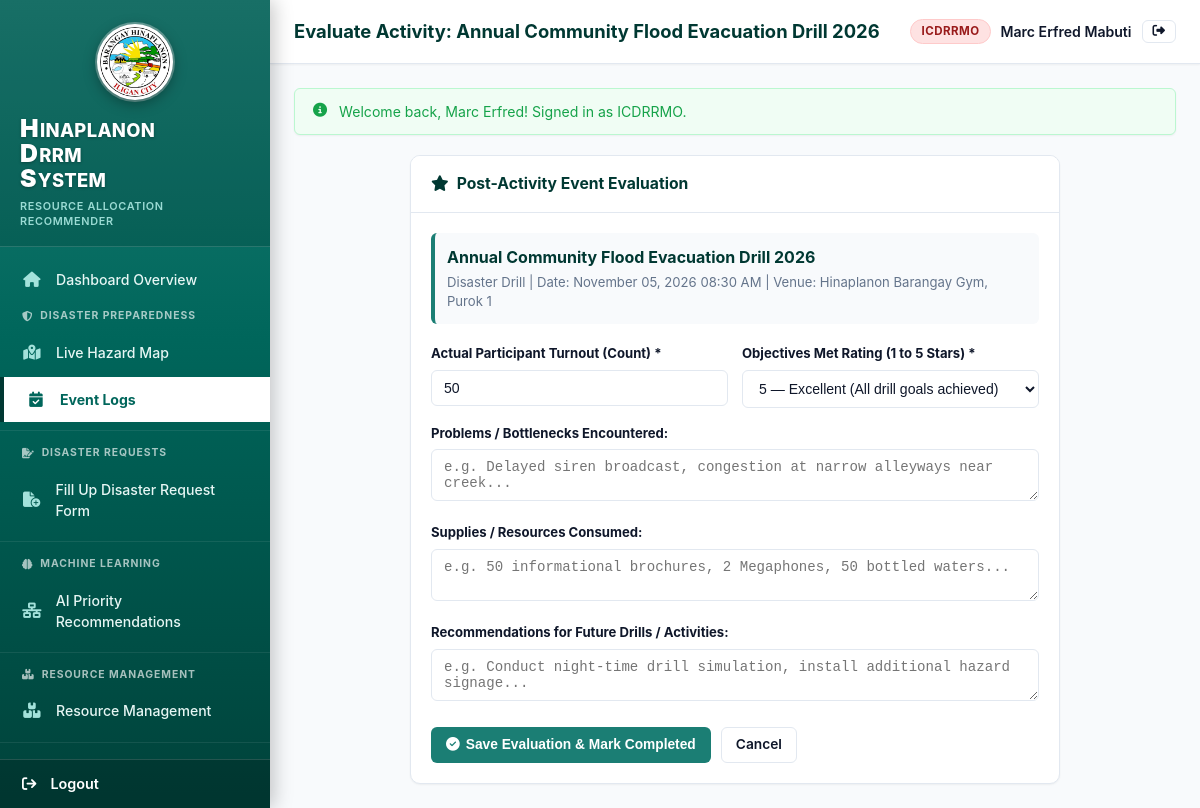
/index.php?route=preparedness-evaluate&id=1 (signed in), run on the app's committed database.
### tables this page shows
CREATE TABLE users (
    user_id INTEGER PRIMARY KEY AUTOINCREMENT,
    user_type TEXT NOT NULL CHECK(user_type IN ('ICDRRMO', 'Barangay Head', 'Responder', 'Resident')),
    id_number TEXT,
    image TEXT,
    lastname TEXT NOT NULL,
    firstname TEXT NOT NULL,
    gender TEXT CHECK(gender IN ('Male', 'Female', 'Other', '')),
    cellphone_number TEXT,
    email TEXT UNIQUE NOT NULL,
    password_hash TEXT NOT NULL,
    is_approved INTEGER NOT NULL DEFAULT 1, -- Auto-approved for admin/official; 0 for new Residents
    approved_by INTEGER,
    approved_at DATETIME,
    rejection_reason TEXT,
    created_at DATETIME DEFAULT CURRENT_TIMESTAMP,
    updated_at DATETIME DEFAULT CURRENT_TIMESTAMP,
    deleted_at DATETIME
, middle_name TEXT NULL, age INTEGER NULL, birthdate DATE NULL, purok_id INTEGER NULL, username TEXT NULL, plain_password TEXT);

CREATE TABLE preparedness_activities (
    preparedness_activities_id INTEGER PRIMARY KEY AUTOINCREMENT,
    user_id INTEGER NOT NULL,
    barangay_id INTEGER NOT NULL,
    activity_type TEXT NOT NULL CHECK(activity_type IN ('Disaster Drill', 'Training & Seminar', 'Information Campaign', 'Evacuation Simulation', 'Community Meeting')),
    title TEXT NOT NULL,
    description TEXT NOT NULL,
    target_purok_id INTEGER,
    schedule_date DATETIME NOT NULL,
    location TEXT NOT NULL,
    status TEXT NOT NULL DEFAULT 'Scheduled' CHECK(status IN ('Scheduled', 'Ongoing', 'Completed', 'Cancelled')),
    max_participants INTEGER DEFAULT 100,
    created_at DATETIME DEFAULT CURRENT_TIMESTAMP,
    updated_at DATETIME DEFAULT CURRENT_TIMESTAMP,
    deleted_at DATETIME, assigned_personnel TEXT DEFAULT NULL, volunteer_person TEXT DEFAULT NULL,
    FOREIGN KEY (user_id) REFERENCES users(user_id),
    FOREIGN KEY (barangay_id) REFERENCES barangay(barangay_id),
    FOREIGN KEY (target_purok_id) REFERENCES purok(purok_id)
);

### views/preparedness/evaluate.php (the view, shortened to what the rows shown need)
<div class="card" style="max-width: 650px; margin: 0 auto;">
    <div class="card-header">
        <div class="card-title"><i class="fa fa-star"></i> Post-Activity Event Evaluation</div>
    </div>
    <div class="card-body">
        <div style="background-color: #f8fafc; padding: 12px; border-radius: 6px; margin-bottom: 20px; border-left: 4px solid var(--primary-light);">
            <h4 style="color: var(--primary-dark);"><?= htmlspecialchars($activity['title']) ?></h4>
            <div style="font-size: 0.82rem; color: var(--text-muted); margin-top: 4px;">
                <?= htmlspecialchars($activity['activity_type']) ?> | Date: <?= date('F d, Y h:i A', strtotime($activity['schedule_date'])) ?> | Venue: <?= htmlspecialchars($activity['location']) ?>
            </div>
        </div>
        <form action="index.php?route=preparedness-evaluate&id=<?= $activity['preparedness_activities_id'] ?>" method="POST">
            <div style="display: grid; grid-template-columns: 1fr 1fr; gap: 14px;">
                <div class="form-group">
                    <label class="form-label">Actual Participant Turnout (Count) *</label>
                    <input type="number" name="actual_turnout" class="form-control" min="1" value="50" required>
                </div>
                <div class="form-group">
                    <label class="form-label">Objectives Met Rating (1 to 5 Stars) *</label>
                    <select name="objectives_met_rating" class="form-control" required>
                        <option value="5">5 — Excellent (All drill goals achieved)</option>
                    </select>
                </div>
            </div>
            <div class="form-group">
                <label class="form-label">Problems / Bottlenecks Encountered:</label>
                <textarea name="problems_encountered" class="form-control" rows="2" placeholder="e.g. Delayed siren broadcast, congestion at narrow alleyways near creek..."></textarea>
            </div>
            <div class="form-group">
                <label class="form-label">Supplies / Resources Consumed:</label>
                <textarea name="supplies_used" class="form-control" rows="2" placeholder="e.g. 50 informational brochures, 2 Megaphones, 50 bottled waters..."></textarea>
            </div>
            <div class="form-group">
                <label class="form-label">Recommendations for Future Drills / Activities:</label>
                <textarea name="recommendations_for_improvement" class="form-control" rows="2" placeholder="e.g. Conduct night-time drill simulation, install additional hazard signage..."></textarea>
            </div>
            <div style="display: flex; gap: 10px; margin-top: 20px;">
                <button type="submit" class="btn btn-primary"><i class="fa fa-check-circle"></i> Save Evaluation & Mark Completed</button>
                <a href="index.php?route=preparedness" class="btn btn-outline">Cancel</a>
            </div>
        </form>
    </div>
</div>

### views/layouts/main.php (shortened to what the rows shown need)
<!DOCTYPE html>
<html lang="en">
<head>
    <link rel="stylesheet" href="https://unpkg.com/leaflet@1.9.4/dist/leaflet.css" />
    <link rel="stylesheet" href="https://cdnjs.cloudflare.com/ajax/libs/font-awesome/6.4.0/css/all.min.css">
    <link rel="stylesheet" href="assets/css/style.css">
</head>
<body>
<div class="app-wrapper">
    <aside class="sidebar" id="appSidebar">
        <div class="sidebar-brand">
            <div class="sidebar-brand-logo">
                <img src="assets/images/hinaplanon_seal.png" alt="Barangay Hinaplanon Official Seal" class="brand-logo-img">
            </div>
            <div class="brand-title-wrap">
                <div class="brand-title-main">
                    <div class="brand-line"><span class="brand-initial">H</span>INAPLANON</div>
                    <div class="brand-line"><span class="brand-initial">D</span>RRM</div>
                    <div class="brand-line"><span class="brand-initial">S</span>YSTEM</div>
                </div>
                <div class="brand-subtitle">Resource Allocation Recommender</div>
            </div>
        </div>
        <ul class="sidebar-nav">
            <?php if ($currentRole === 'Resident'): ?>
                <li class="<?= ($_GET['route'] ?? 'dashboard') === 'dashboard' ? 'active' : '' ?>">
                    <a href="index.php?route=dashboard"><i class="fa-solid fa-house"></i> Dashboard Overview</a>
                </li>
                <div class="nav-section-title"><i class="fa fa-clock-rotate-left"></i> Community Preparedness</div>
                <li class="<?= in_array(($_GET['route'] ?? ''), ['preparedness', 'preparedness-calendar']) ? 'active' : '' ?>">
                    <a href="index.php?route=preparedness-calendar"><i class="fa fa-clock-rotate-left"></i> Event History</a>
                </li>
                <div class="nav-section-title"><i class="fa fa-hand-holding-heart"></i> Citizen Welfare & Relief</div>
                <li class="<?= ($_GET['route'] ?? '') === 'notifications' ? 'active' : '' ?>">
                    <a href="index.php?route=notifications">
                        <i class="fa fa-hand-holding-heart"></i> Relief Goods & Hub (Notifications & Alerts)
                        <?php if (!empty($unreadNotificationCount) && $unreadNotificationCount > 0): ?>
                            <span class="badge badge-priority-urgent" style="margin-left: auto;"><?= $unreadNotificationCount ?></span>
                        <?php endif; ?>
                    </a>
                </li>
                <div class="nav-section-title"><i class="fa fa-user-shield"></i> Account</div>
                <li class="<?= ($_GET['route'] ?? '') === 'profile' ? 'active' : '' ?>">
                    <a href="index.php?route=profile"><i class="fa fa-id-card"></i> Profile Management</a>
                </li>
            <?php elseif ($currentRole === 'ICDRRMO'): ?>
                <li class="<?= ($_GET['route'] ?? 'dashboard') === 'dashboard' ? 'active' : '' ?>">
                    <a href="index.php?route=dashboard"><i class="fa-solid fa-house"></i> Dashboard Overview</a>
                </li>
                <div class="nav-section-title"><i class="fa fa-shield-halved"></i> Disaster Preparedness</div>
                <li class="<?= ($_GET['route'] ?? '') === 'hazard-map' ? 'active' : '' ?>">
                    <a href="index.php?route=hazard-map"><i class="fa fa-map-location-dot"></i> Live Hazard Map</a>
                </li>
                <li class="<?= in_array(($_GET['route'] ?? ''), ['preparedness', 'preparedness-calendar', 'preparedness-create', 'preparedness-evaluate']) ? 'active' : '' ?>">
                    <a href="index.php?route=preparedness-calendar"><i class="fa fa-calendar-check"></i> Event Logs</a>
                </li>
                <div class="nav-section-title"><i class="fa fa-file-signature"></i> Disaster Requests</div>
                <li class="<?= in_array(($_GET['route'] ?? ''), ['disaster-requests-create', 'disaster-requests', 'disaster-requests-show']) ? 'active' : '' ?>">
                    <a href="index.php?route=disaster-requests-create"><i class="fa fa-file-circle-plus"></i> Fill Up Disaster Request Form</a>
                </li>
                <div class="nav-section-title"><i class="fa fa-brain"></i> Machine Learning</div>
                <li class="<?= ($_GET['route'] ?? '') === 'recommendations' ? 'active' : '' ?>">
                    <a href="index.php?route=recommendations"><i class="fa fa-network-wired"></i> AI Priority Recommendations</a>
                </li>
                <div class="nav-section-title"><i class="fa fa-boxes-stacked"></i> Resource Management</div>
                <li class="<?= in_array(($_GET['route'] ?? ''), ['reports', 'inventory', 'resource-management']) ? 'active' : '' ?>">
                    <a href="index.php?route=reports"><i class="fa fa-boxes-stacked"></i> Resource Management</a>
                </li>
                <div class="nav-section-title"><i class="fa fa-handshake-angle"></i> Field Operations</div>
            <?php endif; ?>
        </ul>
        <div class="sidebar-footer">
            <a href="index.php?route=logout" class="sidebar-logout-link" title="Sign Out">
                <i class="fa-solid fa-arrow-right-from-bracket"></i>
                <span>Logout</span>
            </a>
        </div>
    </aside>
    <div class="main-content-wrapper">
        <header class="topbar">
            <div class="topbar-left">
                <div class="page-title-header">
                    <?= htmlspecialchars($title ?? 'Barangay Hinaplanon DRRM') ?>
                </div>
            </div>
            <div class="topbar-actions">
                <div class="user-profile-badge">
                    <span class="role-pill role-<?= strtolower(str_replace(' ', '-', $currentRole)) ?>">
                        <?= htmlspecialchars($currentRole) ?>
                    </span>
                    <a href="index.php?route=profile" style="color: var(--text-primary); font-weight: 600; font-size: 0.88rem;">
                        <?= htmlspecialchars($currentUser['firstname'] ?? '') ?> <?= htmlspecialchars($currentUser['lastname'] ?? '') ?>
                    </a>
                    <a href="index.php?route=logout" class="btn btn-outline btn-sm" title="Sign Out">
                        <i class="fa fa-right-from-bracket"></i>
                    </a>
                </div>
            </div>
        </header>
        <main class="content-container">
            <?php if (!empty($flashes)): ?>
                <?php foreach ($flashes as $type => $messages): ?>
                    <?php foreach ($messages as $msg): ?>
                        <div class="alert alert-<?= htmlspecialchars($type) ?>">
                            <i class="fa fa-circle-info" style="margin-top: 2px;"></i>
                            <div><?= htmlspecialchars($msg) ?></div>
                        </div>
                    <?php endforeach; ?>
                <?php endforeach; ?>
            <?php endif; ?>
            <?= $content ?>
        </main>
    </div>
</div>
</body>
</html>

### data on the page
users: firstname "Marc Erfred", lastname "Mabuti"
preparedness_activities: title "Annual Community Flood Evacuation Drill 2026", activity_type "Disaster Drill", schedule_date "November 05, 2026 08:30 AM", location "Hinaplanon Barangay Gym, Purok 1"

### other printed values
$title "Evaluate Activity: Annual Community Flood Evacuation Drill 2026"
$currentRole "ICDRRMO"
$msg "Welcome back, Marc Erfred! Signed in as ICDRRMO."
